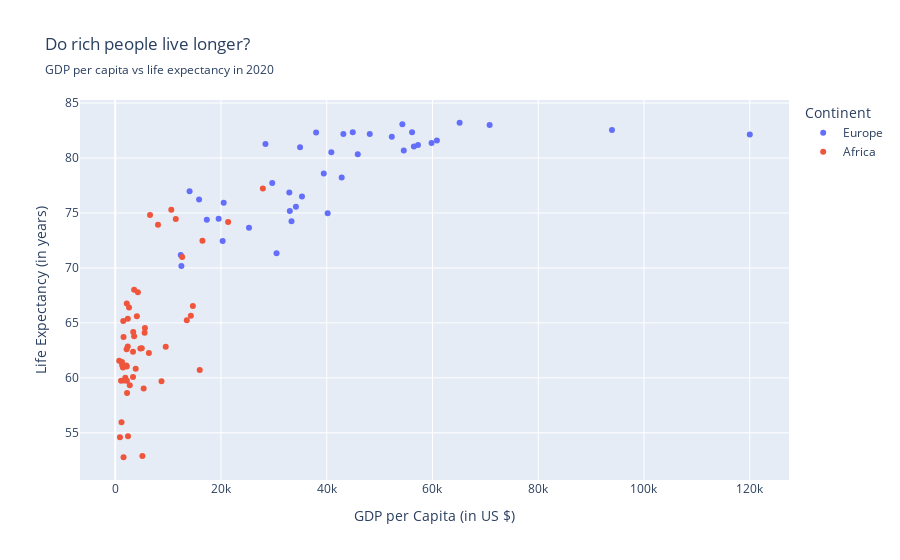

Notebook code cell kept with this figure:
### Markdown cell above
- Plotly Express exposes a variety of parameters to label the plot (title, subtitle, axis labels). 
- More detailed customization can be achieved using the `update_layout()` and `update_traces()` methods (see following Notebook).

### Code cell
fig = px.scatter(df, 
           x='gdp_capita', 
           y='life_expectancy', 
           color='continent', 
           title='Do rich people live longer?',
           subtitle='GDP per capita vs life expectancy in 2020',
           labels={'gdp_capita': 'GDP per Capita (in US $)',
                   'life_expectancy': 'Life Expectancy (in years)',
                   'continent': 'Continent'})

fig

### Figure 1 — Plotly figure (JSON) as saved in the notebook; plotly's stock layout.template omitted (floating-point values rounded to 4 significant figures)
{"data": [{"hovertemplate": "Continent=Europe<br>GDP per Capita (in US $)=%{x}<br>Life Expectancy (in years)=%{y}<extra></extra>", "legendgroup": "Europe", "marker": {"color": "#636efa", "symbol": "circle"}, "mode": "markers", "name": "Europe", "orientation": "v", "showlegend": true, "type": "scatter", "x": [14060.0, NaN, 57260.0, 20320.0, 54570.0, 15860.0, 25300.0, 29690.0, 42830.0, 60830.0, 39440.0, NaN, 52310.0, 48130.0, 56480.0, NaN, 28420.0, 34170.0, 54300.0, 93940.0, NaN, 43140.0, 33020.0, NaN, 40180.0, 120000.0, 44930.0, 12510.0, NaN, 20510.0, 59820.0, 17320.0, 65130.0, 35320.0, 34960.0, 33340.0, 30510.0, 59520.0, 19560.0, 32920.0, 40870.0, 37990.0, 56140.0, 70810.0, 12390.0, 45870.0], "xaxis": "x", "y": [76.99, NaN, 81.19, 72.46, 80.7, 76.22, 73.66, 77.72, 78.23, 81.6, 78.6, 83.2, 81.93, 82.18, 81.04, 82.2, 81.29, 75.57, 83.06, 82.56, 80.59, 82.2, 75.19, 81.66, 74.98, 82.14, 82.35, 70.17, NaN, 75.93, 81.36, 74.4, 83.21, 76.5, 80.98, 74.25, 71.34, NaN, 74.48, 76.87, 80.53, 82.33, 82.36, 83.0, 71.19, 80.35], "yaxis": "y"}, {"hovertemplate": "Continent=Africa<br>GDP per Capita (in US $)=%{x}<br>Life Expectancy (in years)=%{y}<extra></extra>", "legendgroup": "Africa", "marker": {"color": "#EF553B", "symbol": "circle"}, "mode": "markers", "name": "Africa", "orientation": "v", "showlegend": true, "type": "scatter", "x": [11450.0, 6367.0, 3365.0, 14300.0, 2211.0, 751.2, 6577.0, 3871.0, 895.3, 1573.0, 3403.0, 1103.0, 3574.0, 5377.0, 5020.0, 12660.0, 15980.0, NaN, 8755.0, 2379.0, 14680.0, 2157.0, 5558.0, 2750.0, 1905.0, 4749.0, 2413.0, 1461.0, 16500.0, 1517.0, 1573.0, 2243.0, 5613.0, 21350.0, 8089.0, 1303.0, 9548.0, 1283.0, 5138.0, 2182.0, 4286.0, 3574.0, 27920.0, 1675.0, 1191.0, 13530.0, NaN, 4092.0, 2613.0, 2180.0, 10600.0, 2366.0, 3362.0, 2102.0], "xaxis": "x", "y": [74.45, 62.26, 60.09, 65.65, 59.73, 61.57, 74.81, 60.83, 54.6, 52.78, 64.17, 59.74, 63.78, 59.03, 62.69, 70.99, 60.71, 67.13, 59.69, 65.37, 66.53, 62.61, 64.11, 59.33, 60.0, 62.67, 54.69, 60.95, 72.47, 65.18, 63.72, 58.63, 64.53, 74.18, 73.92, 61.17, 62.83, 61.45, 52.89, 66.77, 67.78, 68.01, 77.24, 59.76, 55.97, 65.25, 55.48, 65.61, 66.41, 61.03, 75.29, 62.85, 62.38, 61.12], "yaxis": "y"}], "layout": {"legend": {"title": {"text": "Continent"}, "tracegroupgap": 0}, "title": {"subtitle": {"text": "GDP per capita vs life expectancy in 2020"}, "text": "Do rich people live longer?"}, "xaxis": {"anchor": "y", "domain": [0, 1], "title": {"text": "GDP per Capita (in US $)"}}, "yaxis": {"anchor": "x", "domain": [0, 1], "title": {"text": "Life Expectancy (in years)"}}}}
